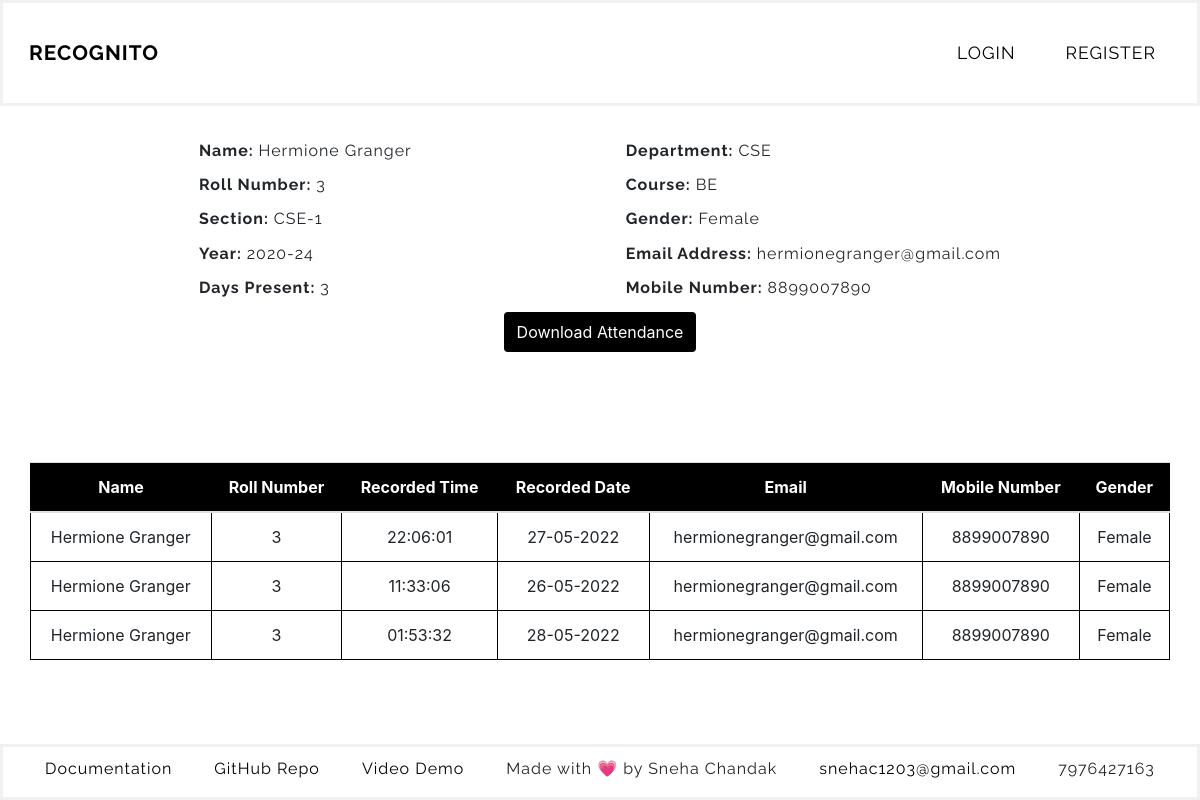
Page /display_by_roll?roll_no=3 on the committed database.
### faceapp/models.py (models this page shows, shortened)
class Student(db.Model):
    id = db.Column(db.Integer(), primary_key=True)
    days_present = db.Column(db.Integer(), nullable=True, default=0)
    dept = db.Column(db.String(length=10), nullable=False)
    course = db.Column(db.String(length=10), nullable=False)
    year = db.Column(db.String(length=20), nullable=False)
    name = db.Column(db.String(length=30), nullable=False)
    section = db.Column(db.String(length=10), nullable=False)
    roll_no = db.Column(db.Integer(), unique=True, nullable=False)
    gender = db.Column(db.String(length=20), nullable=False)
    mobile_no = db.Column(db.String(length=10), nullable=False)
    email = db.Column(db.String(length=20), unique=True, nullable=False)
    teacher = db.Column(db.String(length=20), nullable=False)
    photo_sample = db.Column(db.String(), nullable=True, default='NONE')
    attendance = db.relationship('Attendance', backref='attendance', lazy=True)

class Attendance(db.Model):
    id = db.Column(db.Integer(), primary_key=True)
    name = db.Column(db.String(), nullable=False)
    roll_no = db.Column(db.Integer(), nullable=False)
    time = db.Column(db.String(), nullable=False)
    date = db.Column(db.String(), nullable=False)
    student = db.Column(db.Integer(), db.ForeignKey('student.id'))

### faceapp/routes.py (the view, shortened to what this page needs)
@app.route('/display_by_roll', methods=['GET', 'POST'])
def display_by_roll():
    form = StudentAttendanceCSVForm()
    roll_to_display = request.args.get('roll_no')
    result = Student.query.filter_by(roll_no=roll_to_display).first()
    name=result.name
    dept=result.dept
    section=result.section
    year=result.year
    course=result.course
    gender=result.gender
    email=result.email
    mobile_no=result.mobile_no
    days_present=result.days_present
    student = db.session.query(Student.name, Student.roll_no, Attendance.time, Attendance.date, Student.email, Student.mobile_no, Student.gender, Student.dept, Student.course, Student.section, Student.year, Student.teacher).join(Attendance, Student.roll_no == Attendance.roll_no).filter(Attendance.roll_no==roll_to_display, Student.roll_no==roll_to_display).all()
    return render_template('display_by_roll.html', student=student, form=form, name=name, roll_no=roll_to_display, dept=dept, section=section, year=year, course=course, gender=gender, email=email, mobile_no=mobile_no, days_present=days_present)

### faceapp/forms.py
class StudentAttendanceCSVForm(FlaskForm):
    submit = SubmitField(label='Download Attendance')

### faceapp/templates/display_by_roll.html (shortened to what this page needs)
{% extends 'base.html' %}
{% block content %}
<section class="student-details">
    <div>
        <h4><b>Name: </b>{{ name }}</h4>
        <h4><b>Roll Number: </b>{{ roll_no }}</h4>
        <h4><b>Section: </b>{{ section }}</h4>
        <h4><b>Year: </b>{{ year }}</h4>
        <h4><b>Days Present: </b>{{ days_present }}</h4>
    </div>
    <div>
        <h4><b>Department: </b>{{ dept }}</h4>
        <h4><b>Course: </b>{{ course }}</h4>
        <h4><b>Gender: </b>{{ gender }}</h4>
        <h4><b>Email Address: </b>{{ email }}</h4>
        <h4><b>Mobile Number: </b>{{ mobile_no }}</h4>
    </div>
</section>
<form method='POST' class="'form-signin text-center" novalidate>
    {{ form.submit(class="btn") }}
</form>
    <div class="text-center">
        <table class="table" >
            <thead>
                <tr>
                    <th scope="col">Name</th>
                    <th scope="col">Roll Number</th>
                    <th scope="col">Recorded Time</th>
                    <th scope="col">Recorded Date</th>
                    <th scope="col">Email</th>
                    <th scope="col">Mobile Number</th>
                    <th scope="col">Gender</th>
                </tr>
            </thead>
            <tbody>
                    {% for record in student %}
                    <tr class="table-row-hover">
                        <td>{{ record.name }}</td>
                        <td>{{ record.roll_no }}</td>
                        <td>{{ record.time }}</td>
                        <td>{{ record.date }}</td>
                        <td>{{ record.email }}</td>
                        <td>{{ record.mobile_no }}</td>
                        <td>{{ record.gender }}</td>
                    </tr>
                    {% endfor %}
            </tbody>
        </table>
    </div>
{% endblock%}

### faceapp/static/css/styles.css (style rules this page uses)
body { min-height: 100vh; display: flex; flex-direction: column; }
.btn { background-color: #000; color: white; height: 40px; margin-bottom: 50px; }
.table { border: 1px solid black; border-collapse: collapse; width: 95%; margin: 60px auto; }
.table tr { border: 1px solid black; border-top: 1px solid black }
.table td { border: 1px solid black; }
thead { background-color: black; color: white; }
.student-details { padding-top: 20px; display: flex; flex-direction: row; justify-content: space-evenly; }
.student-details h4 { margin: 15px; font-family: 'Raleway', sans-serif; font-weight: 400; letter-spacing: 1px; font-size: medium; }

### rows in the picture
Student: name "Hermione Granger", section "CSE-1", year "2020-24", dept "CSE", course "BE", gender "Female", email "hermionegranger@gmail.com", mobile_no "8899007890"
Attendance: name "Hermione Granger", roll_no "3", time "22:06:01", date "27-05-2022", email "hermionegranger@gmail.com", mobile_no "8899007890", gender "Female"
Attendance: name "Hermione Granger", roll_no "3", time "11:33:06", date "26-05-2022", email "hermionegranger@gmail.com", mobile_no "8899007890", gender "Female"
Attendance: name "Hermione Granger", roll_no "3", time "01:53:32", date "28-05-2022", email "hermionegranger@gmail.com", mobile_no "8899007890", gender "Female"

### other values in the picture
{{ roll_no }} "3"
{{ days_present }} "3"
